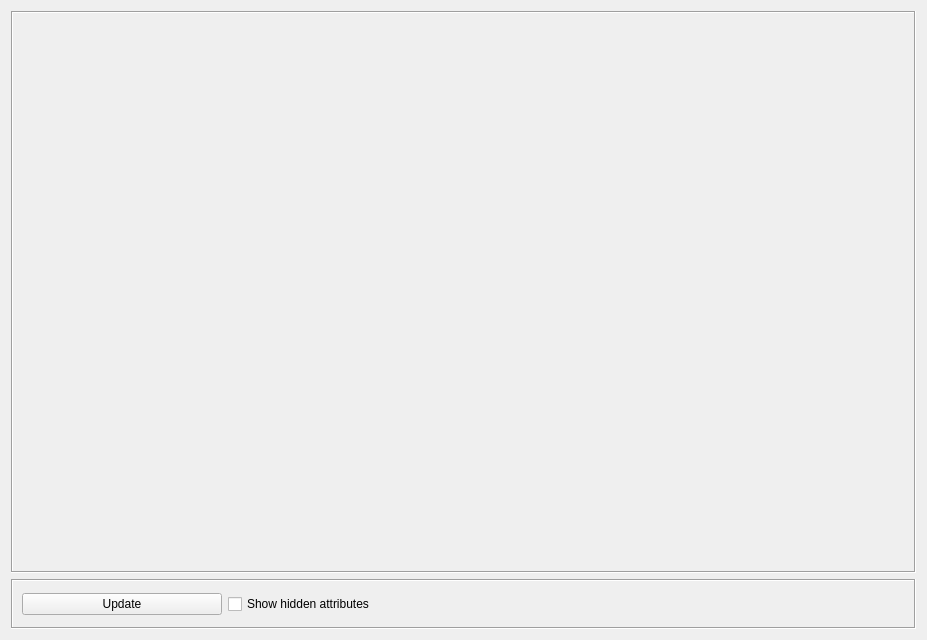
<?xml version="1.0" encoding="UTF-8"?>
<ui version="4.0">
 <class>Form</class>
 <widget class="QWidget" name="Form">
  <property name="geometry">
   <rect>
    <x>0</x>
    <y>0</y>
    <width>927</width>
    <height>640</height>
   </rect>
  </property>
  <property name="windowTitle">
   <string>Form</string>
  </property>
  <layout class="QGridLayout" name="gridLayout_4">
   <item row="0" column="0">
    <widget class="QFrame" name="frame">
     <property name="sizePolicy">
      <sizepolicy hsizetype="Preferred" vsizetype="Preferred">
       <horstretch>0</horstretch>
       <verstretch>0</verstretch>
      </sizepolicy>
     </property>
     <property name="frameShape">
      <enum>QFrame::Box</enum>
     </property>
     <property name="frameShadow">
      <enum>QFrame::Sunken</enum>
     </property>
    </widget>
   </item>
   <item row="1" column="0">
    <widget class="QFrame" name="frame_2">
     <property name="maximumSize">
      <size>
       <width>16777215</width>
       <height>50</height>
      </size>
     </property>
     <property name="frameShape">
      <enum>QFrame::Box</enum>
     </property>
     <property name="frameShadow">
      <enum>QFrame::Sunken</enum>
     </property>
     <layout class="QGridLayout" name="gridLayout_3">
      <property name="margin">
       <number>9</number>
      </property>
      <item row="0" column="0">
       <widget class="QPushButton" name="updateButton">
        <property name="minimumSize">
         <size>
          <width>200</width>
          <height>0</height>
         </size>
        </property>
        <property name="maximumSize">
         <size>
          <width>16777215</width>
          <height>16777215</height>
         </size>
        </property>
        <property name="styleSheet">
         <string notr="true"/>
        </property>
        <property name="text">
         <string>Update</string>
        </property>
       </widget>
      </item>
      <item row="0" column="1">
       <widget class="QStackedWidget" name="stackedWidget">
        <property name="minimumSize">
         <size>
          <width>0</width>
          <height>0</height>
         </size>
        </property>
        <property name="maximumSize">
         <size>
          <width>16777215</width>
          <height>16777215</height>
         </size>
        </property>
        <property name="currentIndex">
         <number>0</number>
        </property>
        <widget class="QWidget" name="page_1">
         <layout class="QGridLayout" name="gridLayout_2">
          <property name="margin">
           <number>0</number>
          </property>
          <item row="0" column="0">
           <widget class="QCheckBox" name="showHidden">
            <property name="text">
             <string>Show hidden attributes</string>
            </property>
           </widget>
          </item>
         </layout>
        </widget>
        <widget class="QWidget" name="page_2">
         <layout class="QGridLayout" name="gridLayout">
          <property name="margin">
           <number>0</number>
          </property>
          <item row="0" column="0">
           <widget class="QPushButton" name="applyButton">
            <property name="enabled">
             <bool>false</bool>
            </property>
            <property name="maximumSize">
             <size>
              <width>200</width>
              <height>16777215</height>
             </size>
            </property>
            <property name="text">
             <string>Apply Changes to All</string>
            </property>
           </widget>
          </item>
         </layout>
        </widget>
       </widget>
      </item>
      <item row="0" column="2">
       <spacer name="horizontalSpacer_3">
        <property name="orientation">
         <enum>Qt::Horizontal</enum>
        </property>
        <property name="sizeHint" stdset="0">
         <size>
          <width>345</width>
          <height>19</height>
         </size>
        </property>
       </spacer>
      </item>
     </layout>
    </widget>
   </item>
  </layout>
 </widget>
 <resources/>
 <connections/>
</ui>
